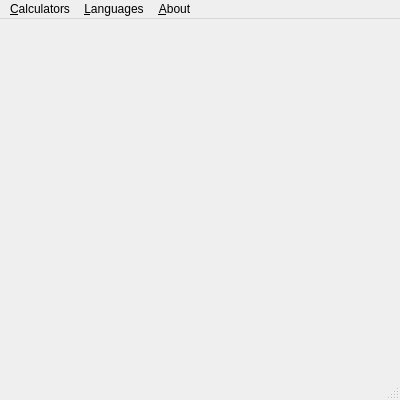
<?xml version="1.0" encoding="UTF-8"?>
<ui version="4.0">
 <class>MainWindow</class>
 <widget class="QMainWindow" name="MainWindow">
  <property name="geometry">
   <rect>
    <x>0</x>
    <y>0</y>
    <width>400</width>
    <height>400</height>
   </rect>
  </property>
  <property name="windowTitle">
   <string>Forex Calculator</string>
  </property>
  <widget class="QWidget" name="centralwidget">
   <widget class="QStackedWidget" name="stackedWidget">
    <property name="geometry">
     <rect>
      <x>6</x>
      <y>3</y>
      <width>391</width>
      <height>371</height>
     </rect>
    </property>
    <widget class="QWidget" name="page"/>
    <widget class="QWidget" name="page_2"/>
   </widget>
  </widget>
  <widget class="QMenuBar" name="menubar">
   <property name="geometry">
    <rect>
     <x>0</x>
     <y>0</y>
     <width>400</width>
     <height>22</height>
    </rect>
   </property>
   <widget class="QMenu" name="menuCalculators">
    <property name="title">
     <string>&amp;Calculators</string>
    </property>
    <addaction name="actionPip_calculator"/>
    <addaction name="actionMargin_calculator"/>
    <addaction name="actionLot_Size_Calculator"/>
    <addaction name="actionProfit_and_Loss_Calculator"/>
    <addaction name="actionPosition_Size_Calculator"/>
    <addaction name="actionRisk_Reward_Calculator"/>
    <addaction name="actionSwap_Calculator"/>
    <addaction name="actionCurrency_Converter"/>
    <addaction name="actionFibonacci_Calculator"/>
    <addaction name="actionVolatility_Calculator"/>
    <addaction name="actionBreak_Even_Calculator"/>
    <addaction name="actionCompound_Interest_Calculator"/>
    <addaction name="actionRisk_Management_Calculator"/>
   </widget>
   <widget class="QMenu" name="menuLanguages">
    <property name="title">
     <string>&amp;Languages</string>
    </property>
    <widget class="QMenu" name="menuAsian_2">
     <property name="title">
      <string>Asian</string>
     </property>
     <addaction name="actionHindi_2"/>
     <addaction name="actionBengali_2"/>
     <addaction name="actionJapanese_2"/>
     <addaction name="actionKorean_2"/>
     <addaction name="actionVietnamese_2"/>
     <addaction name="actionThai_2"/>
    </widget>
    <widget class="QMenu" name="menuEuropean">
     <property name="title">
      <string>European</string>
     </property>
     <addaction name="actionFrench_2"/>
     <addaction name="actionGerman_2"/>
     <addaction name="actionRussian_2"/>
     <addaction name="actionPortuguese_2"/>
     <addaction name="actionItalian"/>
    </widget>
    <widget class="QMenu" name="menuMiddle_Eastern">
     <property name="title">
      <string>Middle Eastern</string>
     </property>
     <addaction name="actionPersian_Farsi"/>
     <addaction name="actionTurkish"/>
     <addaction name="actionHebrew"/>
     <addaction name="actionPashto"/>
    </widget>
    <widget class="QMenu" name="menuAfrican">
     <property name="title">
      <string>African</string>
     </property>
     <addaction name="actionSwahili"/>
     <addaction name="actionHausa"/>
     <addaction name="actionAmharic"/>
     <addaction name="actionYoruba"/>
     <addaction name="actionZulu"/>
    </widget>
    <widget class="QMenu" name="menuIndigenous">
     <property name="title">
      <string>Indigenous</string>
     </property>
     <addaction name="actionHaitian_Creole"/>
     <addaction name="actionQuechua"/>
     <addaction name="actionGuarani"/>
     <addaction name="actionNahuatl"/>
    </widget>
    <addaction name="actionEnglish"/>
    <addaction name="actionSpanish"/>
    <addaction name="actionChinese_2"/>
    <addaction name="actionArabic"/>
    <addaction name="separator"/>
    <addaction name="menuAsian_2"/>
    <addaction name="menuEuropean"/>
    <addaction name="menuMiddle_Eastern"/>
    <addaction name="menuAfrican"/>
    <addaction name="menuIndigenous"/>
   </widget>
   <widget class="QMenu" name="menuAbout">
    <property name="title">
     <string>&amp;About</string>
    </property>
    <addaction name="aboutQt"/>
    <addaction name="aboutForexCalculator"/>
   </widget>
   <addaction name="menuCalculators"/>
   <addaction name="menuLanguages"/>
   <addaction name="menuAbout"/>
  </widget>
  <widget class="QStatusBar" name="statusbar"/>
  <action name="aboutQt">
   <property name="text">
    <string>About Qt</string>
   </property>
  </action>
  <action name="aboutForexCalculator">
   <property name="text">
    <string>About Forex Calculator</string>
   </property>
  </action>
  <action name="actionPip_calculator">
   <property name="text">
    <string>Pip Calculator</string>
   </property>
   <property name="shortcut">
    <string>Ctrl+P</string>
   </property>
  </action>
  <action name="actionMargin_calculator">
   <property name="text">
    <string>Margin Calculator</string>
   </property>
   <property name="shortcut">
    <string>Ctrl+M</string>
   </property>
  </action>
  <action name="actionLot_Size_Calculator">
   <property name="text">
    <string>Lot Size Calculator</string>
   </property>
   <property name="shortcut">
    <string>Ctrl+L</string>
   </property>
  </action>
  <action name="actionProfit_and_Loss_Calculator">
   <property name="text">
    <string>Profit and Loss Calculator</string>
   </property>
   <property name="shortcut">
    <string>Ctrl+T</string>
   </property>
  </action>
  <action name="actionPosition_Size_Calculator">
   <property name="text">
    <string>Position Size Calculator</string>
   </property>
   <property name="shortcut">
    <string>Ctrl+O</string>
   </property>
  </action>
  <action name="actionRisk_Reward_Calculator">
   <property name="text">
    <string>Risk/Reward Calculator</string>
   </property>
   <property name="shortcut">
    <string>Ctrl+R</string>
   </property>
  </action>
  <action name="actionSwap_Calculator">
   <property name="text">
    <string>Swap Calculator</string>
   </property>
   <property name="shortcut">
    <string>Ctrl+W</string>
   </property>
  </action>
  <action name="actionCurrency_Converter">
   <property name="text">
    <string>Currency Converter</string>
   </property>
   <property name="shortcut">
    <string>Ctrl+Y</string>
   </property>
  </action>
  <action name="actionFibonacci_Calculator">
   <property name="text">
    <string>Fibonacci Calculator</string>
   </property>
   <property name="shortcut">
    <string>Ctrl+F</string>
   </property>
  </action>
  <action name="actionVolatility_Calculator">
   <property name="text">
    <string>Volatility Calculator</string>
   </property>
   <property name="shortcut">
    <string>Ctrl+V</string>
   </property>
  </action>
  <action name="actionBreak_Even_Calculator">
   <property name="text">
    <string>Break-Even Calculator</string>
   </property>
   <property name="shortcut">
    <string>Ctrl+B</string>
   </property>
  </action>
  <action name="actionCompound_Interest_Calculator">
   <property name="text">
    <string>Compound Interest Calculator</string>
   </property>
   <property name="shortcut">
    <string>Ctrl+U</string>
   </property>
  </action>
  <action name="actionEnglish">
   <property name="text">
    <string>English</string>
   </property>
  </action>
  <action name="actionSpanish">
   <property name="text">
    <string>Spanish</string>
   </property>
  </action>
  <action name="actionChinese_2">
   <property name="text">
    <string>Chinese</string>
   </property>
  </action>
  <action name="actionArabic">
   <property name="text">
    <string>Arabic</string>
   </property>
  </action>
  <action name="actionRussian">
   <property name="text">
    <string>Russian</string>
   </property>
  </action>
  <action name="actionPortuguese">
   <property name="text">
    <string>Portuguese</string>
   </property>
  </action>
  <action name="actionGerman">
   <property name="text">
    <string>German</string>
   </property>
  </action>
  <action name="actionJapanese">
   <property name="text">
    <string>Japanese</string>
   </property>
  </action>
  <action name="actionHindi">
   <property name="text">
    <string>Hindi</string>
   </property>
  </action>
  <action name="actionBengali">
   <property name="text">
    <string>Bengali</string>
   </property>
  </action>
  <action name="actionPunjabi">
   <property name="text">
    <string>Punjabi</string>
   </property>
  </action>
  <action name="actionUrdu">
   <property name="text">
    <string>Urdu</string>
   </property>
  </action>
  <action name="actionVietnamese">
   <property name="text">
    <string>Vietnamese</string>
   </property>
  </action>
  <action name="actionIndonesian_Bahasa_Indonesia">
   <property name="text">
    <string>Indonesian (Bahasa Indonesia)</string>
   </property>
  </action>
  <action name="actionTagalog_Filipino">
   <property name="text">
    <string>Tagalog (Filipino)</string>
   </property>
  </action>
  <action name="actionKorean">
   <property name="text">
    <string>Korean</string>
   </property>
  </action>
  <action name="actionTamil">
   <property name="text">
    <string>Tamil</string>
   </property>
  </action>
  <action name="actionThai">
   <property name="text">
    <string>Thai</string>
   </property>
  </action>
  <action name="actionBurmese">
   <property name="text">
    <string>Burmese</string>
   </property>
  </action>
  <action name="actionKhmer">
   <property name="text">
    <string>Khmer</string>
   </property>
  </action>
  <action name="actionNepali">
   <property name="text">
    <string>Nepali</string>
   </property>
  </action>
  <action name="actionHindi_2">
   <property name="text">
    <string>Hindi</string>
   </property>
  </action>
  <action name="actionBengali_2">
   <property name="text">
    <string>Bengali</string>
   </property>
  </action>
  <action name="actionJapanese_2">
   <property name="text">
    <string>Japanese</string>
   </property>
  </action>
  <action name="actionKorean_2">
   <property name="text">
    <string>Korean</string>
   </property>
  </action>
  <action name="actionVietnamese_2">
   <property name="text">
    <string>Vietnamese</string>
   </property>
  </action>
  <action name="actionThai_2">
   <property name="text">
    <string>Thai</string>
   </property>
  </action>
  <action name="actionFrench_2">
   <property name="text">
    <string>French</string>
   </property>
  </action>
  <action name="actionGerman_2">
   <property name="text">
    <string>German</string>
   </property>
  </action>
  <action name="actionRussian_2">
   <property name="text">
    <string>Russian</string>
   </property>
  </action>
  <action name="actionPortuguese_2">
   <property name="text">
    <string>Portuguese</string>
   </property>
  </action>
  <action name="actionItalian">
   <property name="text">
    <string>Italian</string>
   </property>
  </action>
  <action name="actionPersian_Farsi">
   <property name="text">
    <string>Persian (Farsi)</string>
   </property>
  </action>
  <action name="actionTurkish">
   <property name="text">
    <string>Turkish</string>
   </property>
  </action>
  <action name="actionHebrew">
   <property name="text">
    <string>Hebrew</string>
   </property>
  </action>
  <action name="actionPashto">
   <property name="text">
    <string>Pashto</string>
   </property>
  </action>
  <action name="actionSwahili">
   <property name="text">
    <string>Swahili</string>
   </property>
  </action>
  <action name="actionAmharic">
   <property name="text">
    <string>Amharic</string>
   </property>
  </action>
  <action name="actionHausa">
   <property name="text">
    <string>Hausa</string>
   </property>
  </action>
  <action name="actionYoruba">
   <property name="text">
    <string>Yoruba</string>
   </property>
  </action>
  <action name="actionZulu">
   <property name="text">
    <string>Zulu</string>
   </property>
  </action>
  <action name="actionHaitian_Creole">
   <property name="text">
    <string>Haitian Creole</string>
   </property>
  </action>
  <action name="actionQuechua">
   <property name="text">
    <string>Quechua</string>
   </property>
  </action>
  <action name="actionGuarani">
   <property name="text">
    <string>Guarani</string>
   </property>
  </action>
  <action name="actionNahuatl">
   <property name="text">
    <string>Nahuatl</string>
   </property>
  </action>
  <action name="actionRisk_Management_Calculator">
   <property name="text">
    <string>Risk Management Calculator</string>
   </property>
   <property name="shortcut">
    <string>Ctrl+M</string>
   </property>
  </action>
 </widget>
 <resources/>
 <connections/>
</ui>
